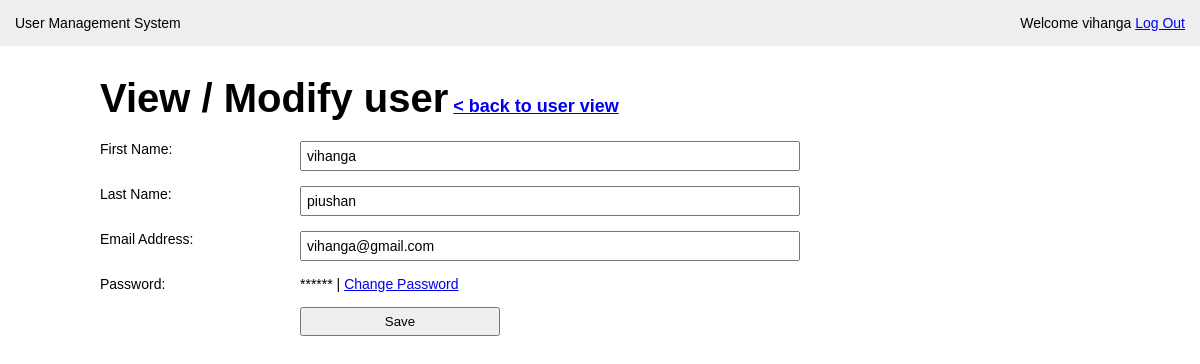
Screenshot of /modify-user.php?user_id=1 (signed in) with the database file from the repository.
### tables this page shows
CREATE TABLE `user` (
  `id` int(11) NOT NULL,
  `first_name` varchar(50) NOT NULL,
  `last_name` varchar(100) NOT NULL,
  `email` varchar(100) NOT NULL,
  `password` varchar(40) NOT NULL,
  `last_login` datetime NOT NULL,
  `is_deleted` tinyint(1) NOT NULL
);

### modify-user.php (the view, shortened to what this page needs)
<?php require_once('includes/connection.php'); ?>
<?php
	 $user_id = '';
	 $first_name ='';
	 $last_name ='';
	 $email ='';
	 if (isset($_GET['user_id'])) {
	 	$user_id = mysqli_real_escape_string($connection, $_GET['user_id']);
	 	$query = "SELECT * FROM user WHERE id = {$user_id} LIMIT 1";
	 	$result_set = mysqli_query($connection, $query);
	 	if ($result_set) {
	 		if (mysqli_num_rows($result_set) == 1) {
	 			$result = mysqli_fetch_assoc($result_set);
	 				 $first_name =$result['first_name'];
	 				 $last_name =$result['last_name'];
					 $email =$result['email'];
	 		}else{
	 			header('location: users.php?err=user_not_found');
	 		}
	 	}
	 	else{
	 		header('location: users.php?err=query_field');
	 	}
	 }
 ?>
<!DOCTYPE html>
<html>
<head>
	<link rel="stylesheet" type="text/css" href="css/main.css">
</head>
<body>
	<header>
		<div class="appname">User Management System</div>
		<div class="loggedin">Welcome <?php echo $_SESSION['first_name']; ?> <a href="logout.php">Log Out</a> </div>
	</header>
	<main>
		<h1>View / Modify user<span> <a href="users.php">< back to user view</a></span></h1>
		<form action="modify-user.php" method="post" class="userform">
			<p>
				<label>First Name:</label>
				<input type="text" name="first_name" <?php echo 'value="' . $first_name . '"'; ?>>
			</p>
			<p>
				<label>Last Name:</label>
				<input type="text" name="last_name" <?php echo 'value="' . $last_name . '"'; ?>>
			</p>
			<p>
				<label>Email Address:</label>
				<input type="email" name="email" <?php echo 'value="' . $email . '"'; ?>>
			</p>
			<p>
				<label>Password:</label>
				<span>******</span> | <a href="change-password.php?user_id=<?php echo $user_id; ?>">Change Password</a>
			</p>
			<p>
				<label>&nbsp;</label>
				<button type="submit" name="submit">Save</button>
			</p>
		</form>
	</main>
</body>
</html>

### css/main.css (style rules this page uses)
* { margin: 0; }
body { font-family: Arial,"Helvetica Neue", Helvetica, sans-serif; font-size: 14px; }
p { margin-bottom: 15px; }
input { display: block; width: 100%; padding: 5px; -webkit-box-sizing: border-box; -moz-box-sizing: border-box; box-sizing: border-box; font-size: 14px; }
button { width: 100%; padding: 5px; -webkit-box-sizing: border-box; -moz-box-sizing: border-box; box-sizing: border-box; }
header { background: #eee; overflow: auto; padding: 15px; }
.appname { float: left; }
.loggedin { float: right; }
main { width: 1000px; margin: 30px auto; }
main h1 { margin-bottom: 20px; font-size: 40px; }
main h1 span { font-size: 18px; }
form.userform label { width: 20%; float: left; }
form.userform input { width: 50%; }
form.userform button { width: 200px; }

### rows the page displays
user: first_name "vihanga", last_name "piushan", email "vihanga@gmail.com"

### other values shown
$_SESSION['first_name'] "vihanga"
